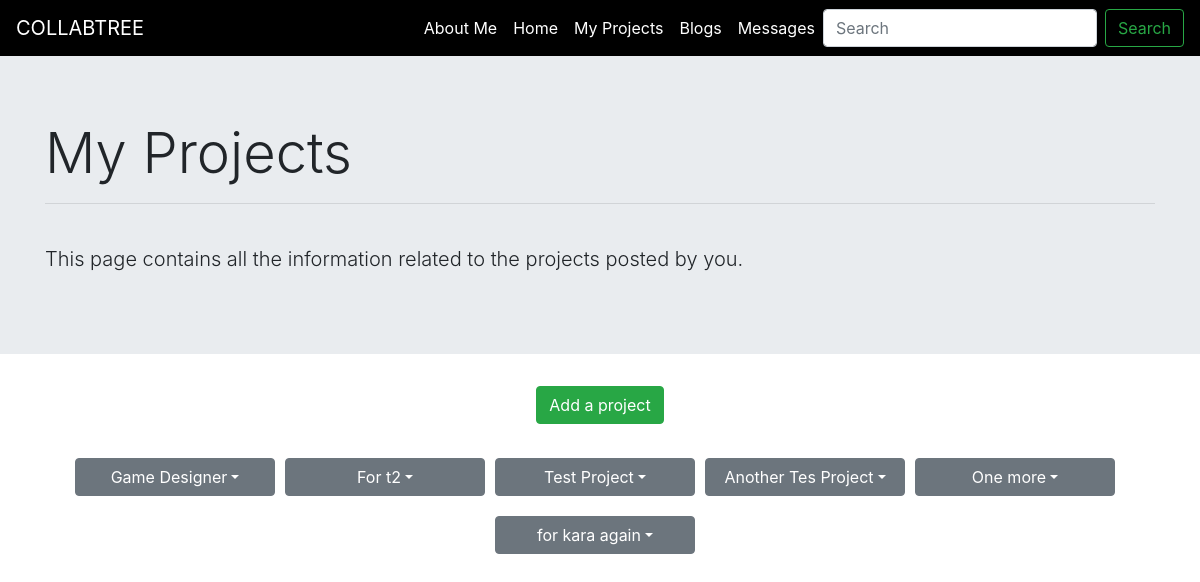
/my_projects (signed in), run on an earlier commit of the app's database.
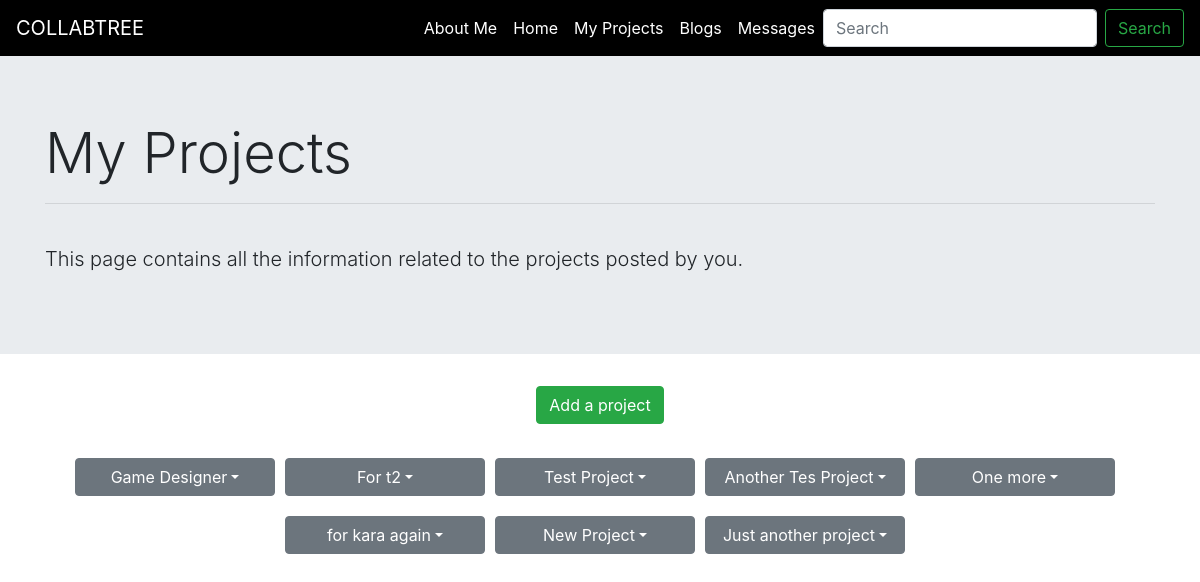
And on a later commit of the database.
### backend/models.py (models this page shows, shortened)
class Project(models.Model):
    status = models.CharField(max_length=100, blank=True)
    title = models.CharField(max_length=200,blank=True)
    description = models.TextField(max_length=400,blank=True)
    owner = models.ForeignKey(UserAttribs, on_delete = models.CASCADE, related_name="owner")
    duration = models.IntegerField(blank=True, null=True)
    assigned_user = models.ForeignKey(UserAttribs, on_delete = models.CASCADE, related_name="assigned_user", null=True, blank=True)
    stipend = models.IntegerField(blank=True, null=True)
    applied_users = models.ManyToManyField(UserAttribs,  null=True, blank=True)
    tags_requirement = TaggableManager()
    project_questions = models.OneToOneField(Project_Question,on_delete=models.CASCADE,null=True, blank=True)

### backend/views.py (the view)
# urls.py: path('my_projects',views.my_projects, name='my_projects'),
def my_projects(request, message=None):
    project_objects = Project.objects.all()
    project_list=[]
    for project in project_objects:
        if project.owner == UserAttribs.objects.get(user=request.user):
            applied_users = project.applied_users.all()
            project_list.append({'project':project,'applied_users':applied_users})
    return render(request, 'My Projects/myProjects.html' ,{'project_list': project_list})

### backend/models.py (called while the page is built)
    def __str__(self):
        return self.user.username

### templates/My Projects/myProjects.html (shortened to what this page needs)
<html lang="en">
<head>
  <link rel="stylesheet" href="https://maxcdn.bootstrapcdn.com/bootstrap/4.0.0/css/bootstrap.min.css">
</head>
<body>
    <nav class="navbar navbar-expand-lg navbar-light navbar-custom" style="background-color: black;">
        <a class="navbar-brand navbar-color" style="color: white;" href="#">COLLABTREE</a>
        <div class="collapse navbar-collapse" style="background-color: black;" id="NavbarCollapsedContent">
          <ul class="navbar-nav ml-auto">
            <li class="nav-item">
              <a class="nav-link active" style="color: white;" href="{% url 'profile' %}">About Me</a>
            </li>
            <li class="nav-item">
              <a class="nav-link navbar-color" style="color: white;" href="#">Home</a>
            </li>
            <li class="nav-item">
              <a class="nav-link navbar-color" style="color: white;" href="#">My Projects</a>
            </li>
            <li class="nav-item">
              <a class="nav-link navbar-color" style="color: white;" href="{% url 'blogs' %}">Blogs</a>
            </li>
            <li class="nav-item">
              <a class="nav-link navbar-color" style="color: white;" href="#">Messages</a>
            </li>
          </ul>
          <form class="form-inline my-2 my-lg-0">
            <input
              class="form-control mr-sm-2"
              type="search"
              placeholder="Search"
              aria-label="Search"
            />
            <button class="btn btn-outline-success my-2 my-sm-0" type="submit">
              Search
            </button>
          </form>
        </div>
      </nav>
      <div class="jumbotron jumbotron-fluid">
        <div class="container">
          <h2 class="display-4">My Projects</h2>
          <hr>
            <br>
          <p class="lead">This page contains all the information related to the projects posted by you.</p>
        </div>
      </div>
      <button type="button" style="margin: 0 auto ;" class="btn btn-success"><a href="{% url 'project_form' %}">Add a project</a></button>
      <br>
      <section class="containerr">
      <div class="my-projects">
        {% for project in project_list %}
        <span class="dropdown">
            <span class="btn btn-secondary dropdown-toggle dropdown-btn" type="button" id="dropdownMenuButton1" data-bs-toggle="dropdown"  data-toggle="dropdown">{{project.project.title}}</span>
          </span>
        </div>
        {% endfor %}
    </section>
</body>
</html>

### templates/My Projects/myProjects.html (style rules this page uses)
button a { color: white; }
.btn-success { display:flex; align-items:center; justify-content:center; margin-top:100px; }
.dropdown-btn { width: 200px; margin: 10px; margin-left: 0; }
.dropdown { display:flex; }
.containerr { display:flex; flex-wrap:wrap; justify-content:center; }

What changed in the data, as far as the page shows it:
added Project: project "New Project"
added Project: project "Just another project"
